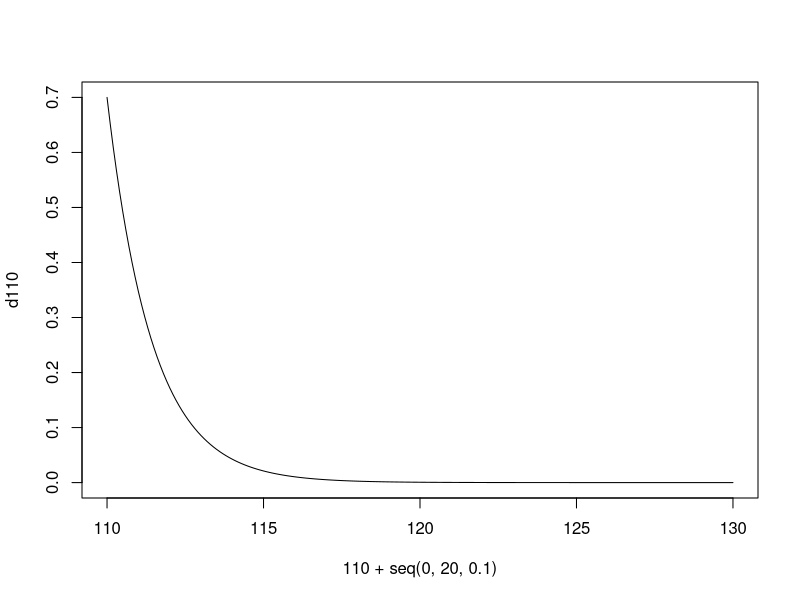
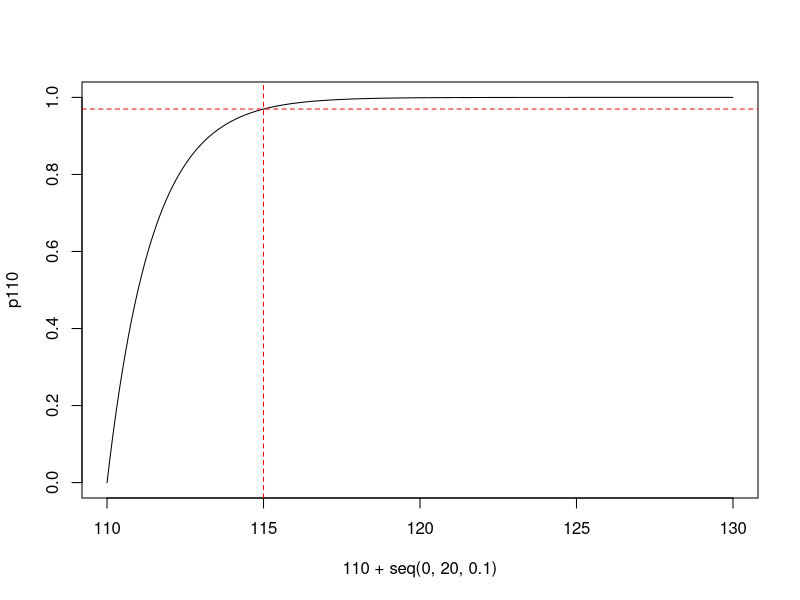
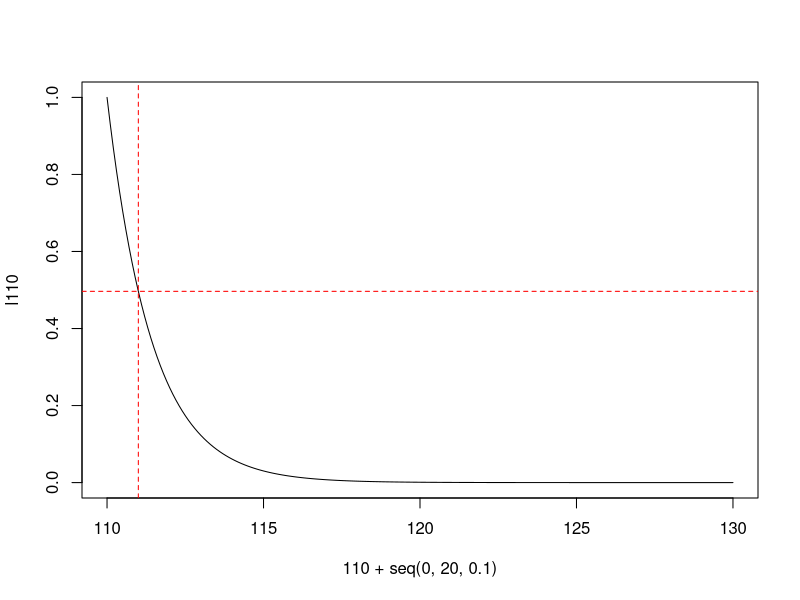
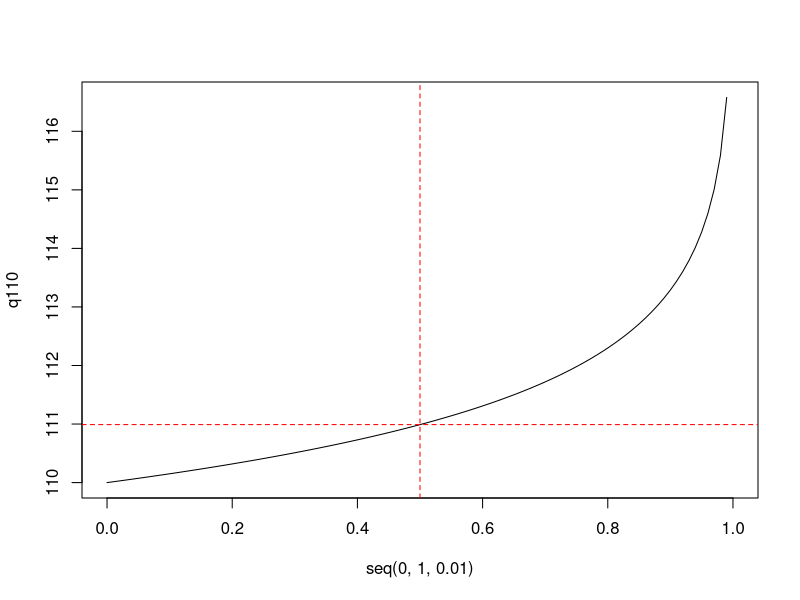
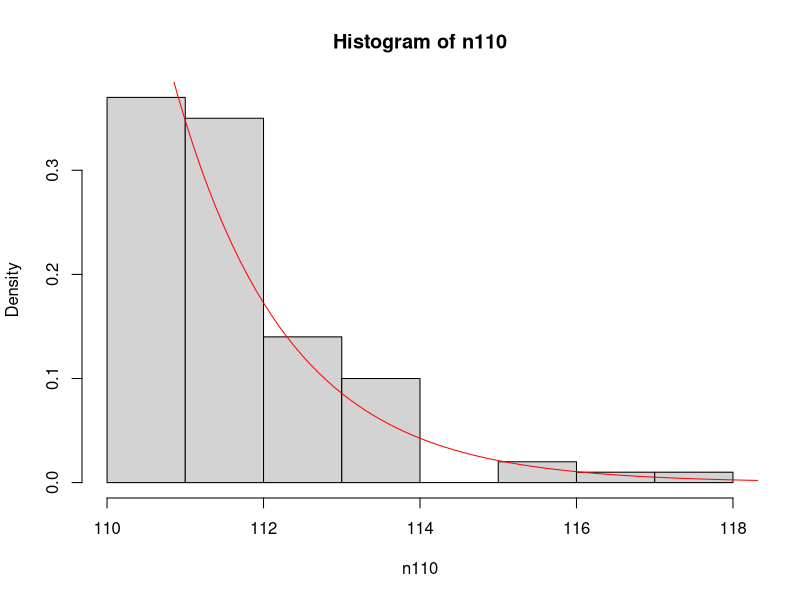
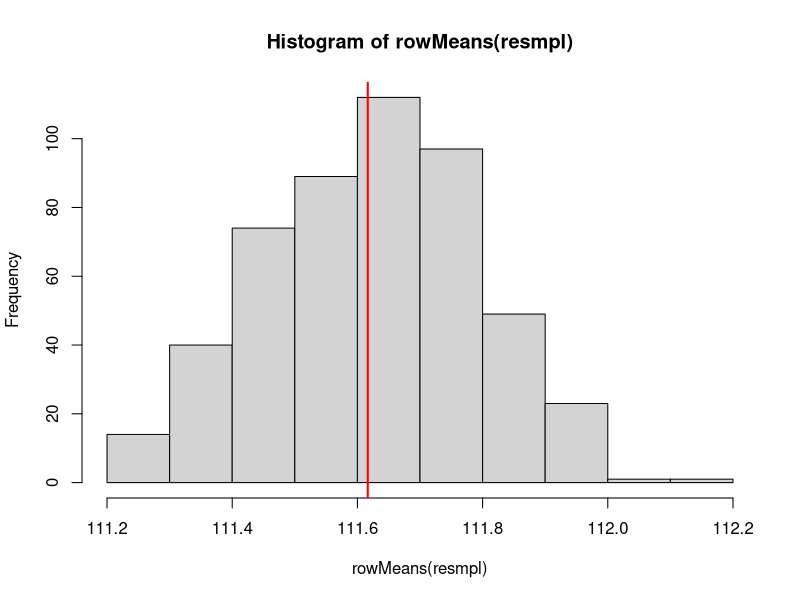
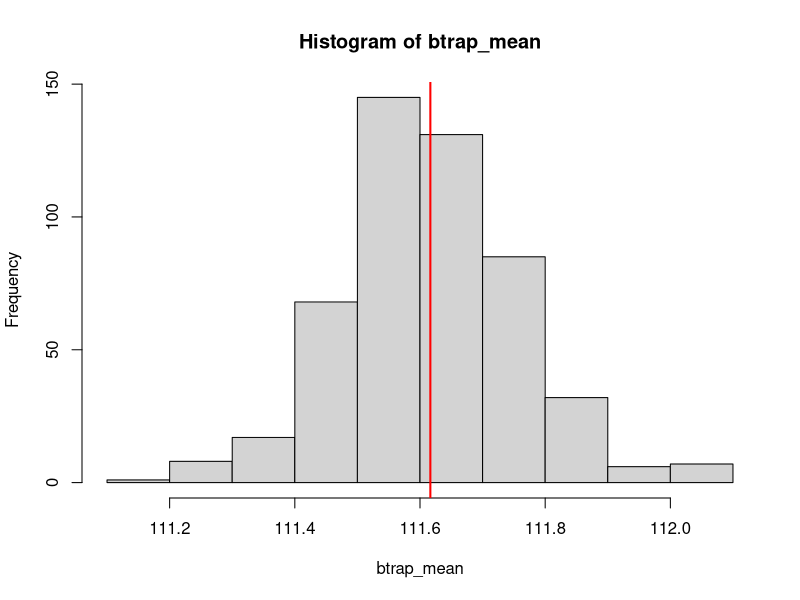
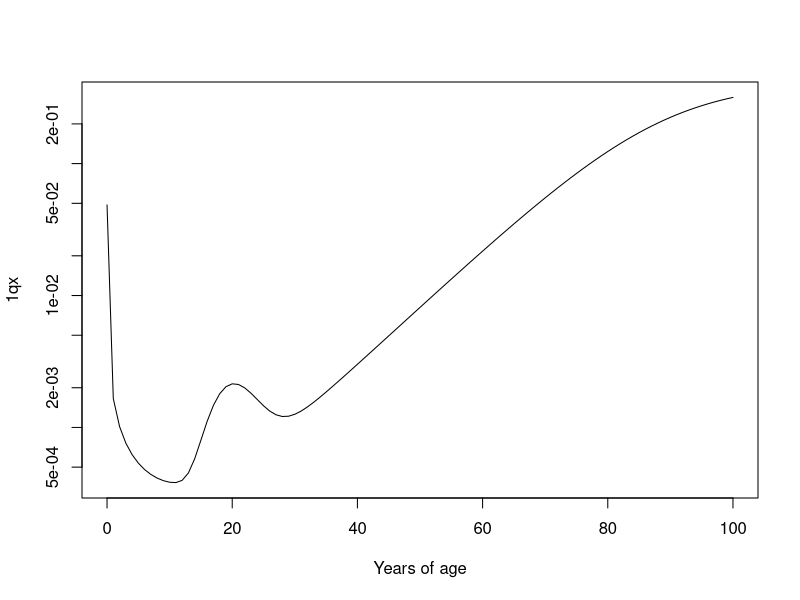

These charts were generated, in order, by the following R code:
#' ---
#' title: "Probability distributions and Simulation"
#' author: "Jonas Schöley"
#' date: "September 21th, 2017"
#' output:
#'   github_document:
#'     toc: true
#'   pdf_document:
#'     toc: true
#' ---

#'## Probability distributions

#' Mortality after age 110 is flat with a death rate of 0.7 deaths per
#' person-year lived (cp. Gampe, J. (2010) "Human mortality beyond age 110"). We
#' can therefore model the distribution of deaths past age 110 with an
#' exponential density with a rate paramenter of 0.7.

# The age distribution of deaths for those who survived until age 110.
d110 <- dexp(x = seq(0, 20, 0.1), rate = 0.7)
plot(x = 110 + seq(0, 20, 0.1), y = d110, type = 'l')

#' Of those who survived until age 110, what share has died until age 115?
p <- pexp(q = 5, rate = 0.7)
p
p110 <- pexp(q = seq(0, 20, 0.1), rate = 0.7)
plot(x = 110 + seq(0, 20, 0.1), y = p110, type = 'l')
abline(h = p, v = 115, col = 'red', lty = 2)

#' Of those who survived until age 110, what share is still alive one year later?
l <- 1 - pexp(q = 1, rate = 0.7)
l
l110 <- 1 - pexp(q = seq(0, 20, 0.1), rate = 0.7)
plot(x = 110 + seq(0, 20, 0.1), y = l110, type = 'l')
abline(h = l, v = 111, col = 'red', lty = 2)

#' Of those who survived until age 110, at what age will half of them have died?
q <- 110 + qexp(p = 0.5, rate = 0.7)
q
q110 <- 110 + qexp(p = seq(0, 1, 0.01), rate = 0.7)
plot(x = seq(0, 1, 0.01), y = q110, type = 'l')
abline(h = q, v = 0.5, col = 'red', lty = 2)

#' If 10,000 people reach age 110, what is the probability to observe a person
#' reaching age 127?
10000 * (1 - pexp(q = 17, rate = 0.7))

#' How many people must live to 110 for a 99 percent change of someone surviving
#' to age 127?
0.99/(1 - pexp(q = 17, rate = 0.7))

#' What could a sample of 100 people who survived until age 110 look like in
#' terms of their ages at death?
set.seed('1987')

n110 <- 110 + rexp(n = 100, rate = 0.7)
head(n110)
hist(n110, freq = FALSE)
lines(x = seq(110, 120, 0.1),
      y = dexp(x = seq(0, 10, 0.1), rate = 0.7),
      col = 'red')

#'## The central-limit theorem

#' The average age at death for those who survive until age 110+:
n110_smpl_mean <- mean(n110)
n110_smpl_mean

#' Let's say we have only observed a sub-sample of this population.
n110_smpl <- sample(n110, size = 40, replace = FALSE)
mean(n110_smpl)

#' What is the sampling distribution around the mean of our sub-sample? The 
#' central limit theorem states that it is normal. To demonstrate this fact we 
#' will draw 500 additional samples from the full population and for each sample
#' calculate the mean. The distribution of these sample averages should be 
#' approximately normal.
resmpl <- matrix(NA, nrow = 500, ncol = 40)
for (i in 1:500) {
  resmpl[i,] <- sample(n110, size = 40, replace = FALSE)
}
hist(rowMeans(resmpl))
abline(v = n110_smpl_mean, col = 'red', lwd = 2)

#'## The bootstrap

#' What is the 95% confidence interval around the mean age of death of
#' supercentenarians? We can use the bootstrap to answer this question.

# size of sample
n <- length(n110)
# number of bootstrap replications
k <- 500

# do the bootstrap
btrap <- matrix(NA, nrow = k, ncol = n)
for (i in 1:k) {
  btrap[i,] <- sample(n110, size = n, replace = TRUE)
}

#' We calculate the statistic of interest (in our case the mean) for each
#' version of the bootstrapped samples.
btrap_mean <- apply(btrap, MARGIN = 1, FUN = mean)

#' The histogram of the distribution of the bootstrapped means shows the 
#' sampling distribution of the means.
hist(btrap_mean)
abline(v = mean(n110), col = 'red', lwd = 2)

#' We can then calculate statistics for the sampling distribution of the means
#' such the standard deviation, which we will call the standard error of the
#' estimate for the sample mean.
sd_btrap_mean <- sd(btrap_mean)

#' Having estimated the standard error of the sample mean we can construct
#' confidence intervals.
mean(n110) - 1.96*sd_btrap_mean
mean(n110) + 1.96*sd_btrap_mean

#' Compare that to the confidence intervals as calculated from a t.test:
t.test(n110)

#' The advantage of the bootstrap is that it provides us with an estimate for
#' the standard error of all kinds of statistics. Next, we bootstrap 95 %
#' confidence intervals for the coefficient of variation of the ages at death
#' for supercentenarians.

CV <- function (x) {
  sd(x)/ mean(x)
}

btrap_cv <- apply(btrap, MARGIN = 1, FUN = CV)
sd_btrap_cv <- sd(btrap_cv)
CV(n110) - 1.96*sd_btrap_cv
CV(n110) + 1.96*sd_btrap_cv

#'## Simulation of ages at death

# Heligman-Pollard mortality model
HP <- function (x, A, B, C, D, E, f, G, H, K) {
  qx = A^((x+B)^C) + D*exp(-E*(log(x)-log(f))^2) + (G*H^x)/(1+K*G*H^x)
  return(qx)
}

# parameters which predict single year qx for a modern human population
A = 0.0016; B = 0.00112; C = 0.1112
D = 0.00163; E = 16.71; f = 20.03
G = 0.0000502; H = 1.1074; K = 2.41

curve(HP(x, A, B, C,
         D, E, f,
         G, H, K),
      from = 0, to = 100, log = "y", xlab = "Years of age", ylab = "1qx")

lx = 1e5 # cohort size at birth
i = 0 # starting age

# simulate cohort ages at death following HP qx pattern
# end simulation when everyone is dead
age_at_death = NULL; while (lx > 0) {
  qx = HP(i, A, B, C, D, E, f, G, H, K)
  
  # determine if subject dies during [x, x+w)
  survival_indicator = rbinom(n = lx, size = 1, prob = qx)
  # number of deaths during [x, x+w)
  dx = sum(survival_indicator)
  
  # add ages at death of those who died to existing records
  age_at_death = c(age_at_death, rep(i, dx))
  
  # update number of survivors to x+w
  lx = lx-dx
  # update current age
  i=i+1
}

head(age_at_death)

hist(age_at_death, breaks = 0:120, probability = TRUE)
